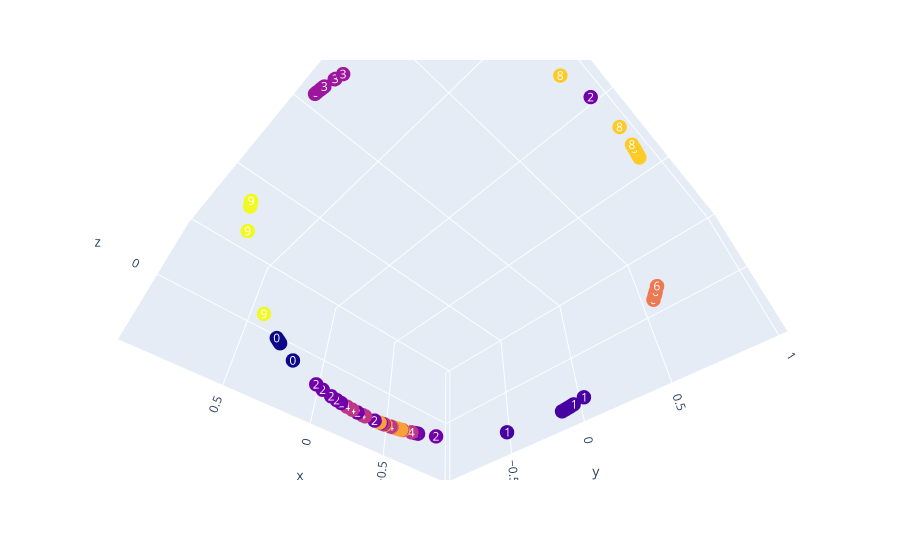

Write notebook code for a chart like this one.
### Code cell
projected_points = project_to_2D_unit_circle(embeds)
df = pd.DataFrame({'x': projected_points[:, 0], 
                   'y': projected_points[:, 1], 
                   'z': projected_points[:, 2], 
                   'label': batch_labels.numpy()})

fig = px.scatter_3d(df, x='x', y='y', z='z',
                      color='label', text='label')
fig.update_coloraxes(showscale=False)
fig.update_traces(marker=dict(size=5), 
                  textposition='middle center', 
                  textfont=dict(color='white', size=12))

camera = dict(
    up=dict(x=0, y=0, z=1),
    center=dict(x=0., y=0., z=0.),
    eye=dict(x=0.8, y=0.8, z=-1.2)
)

fig.update_layout(scene_camera=camera)
# fig.write_image("./figs/mc_plot.pdf", scale=5)
fig.show()
